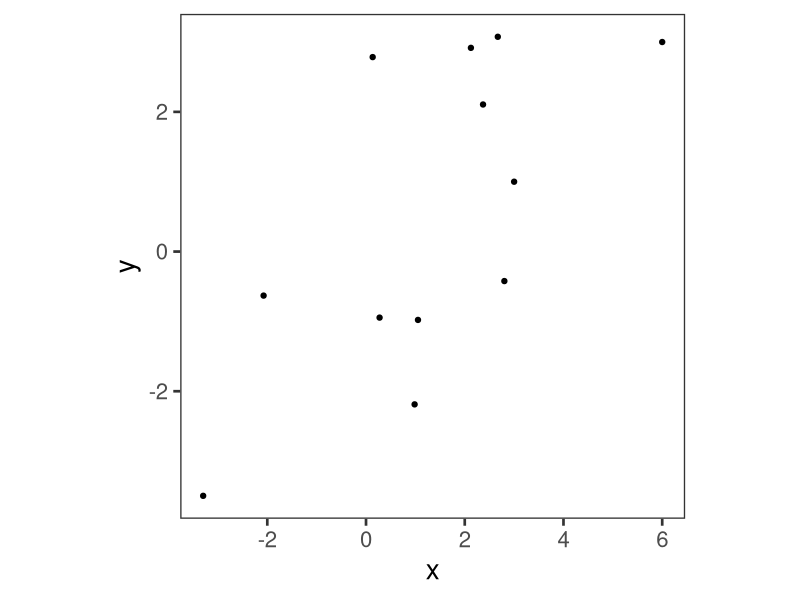
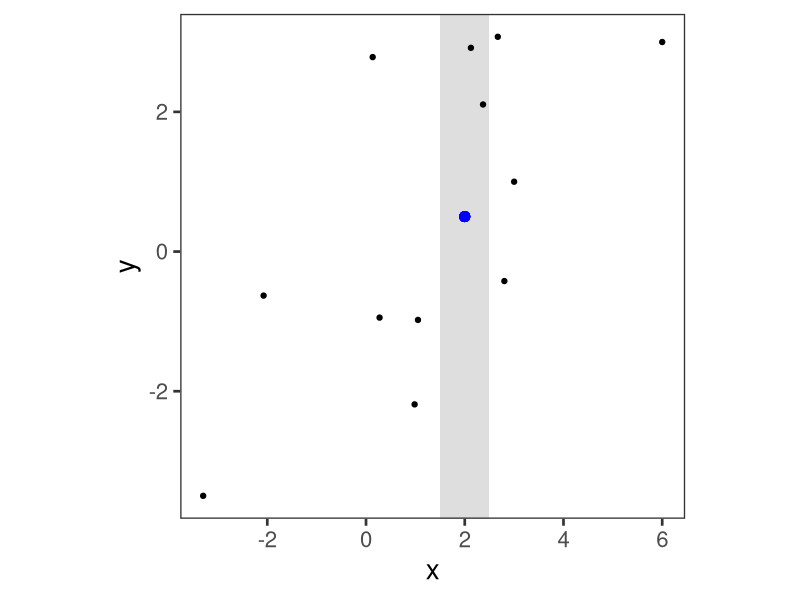
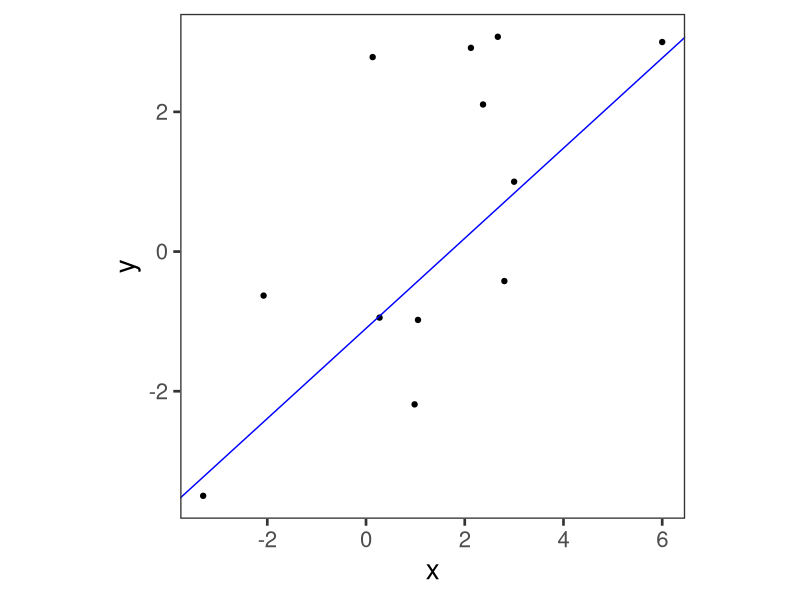
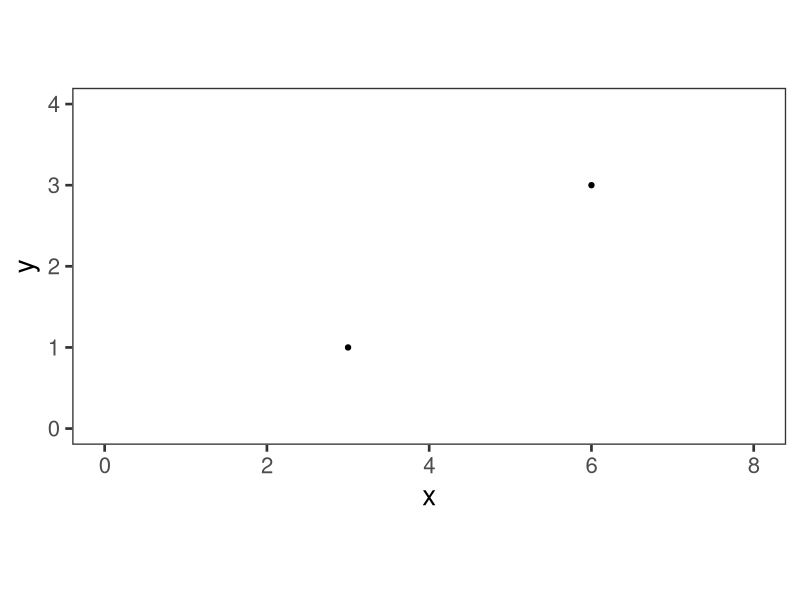
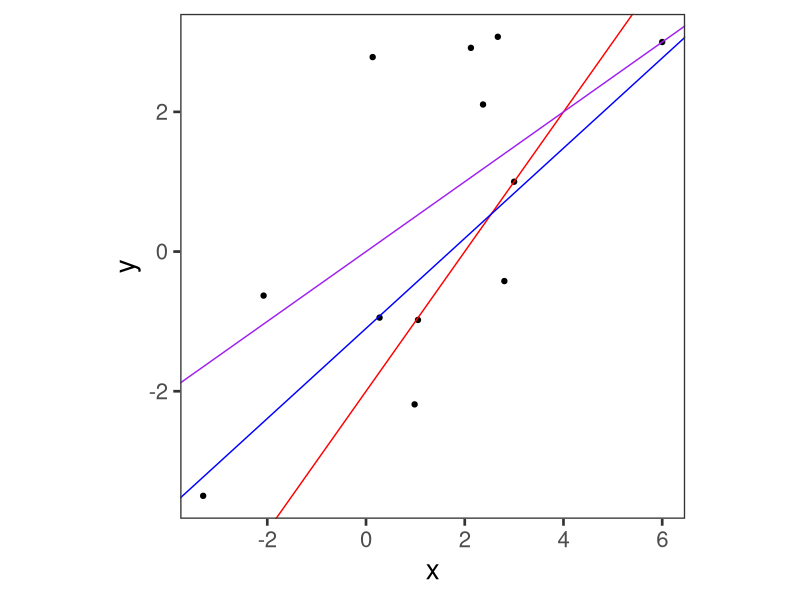
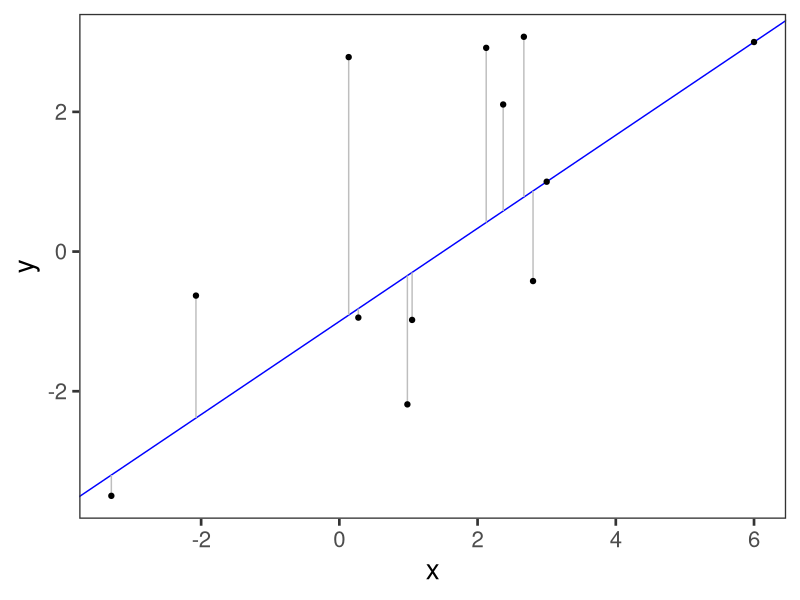
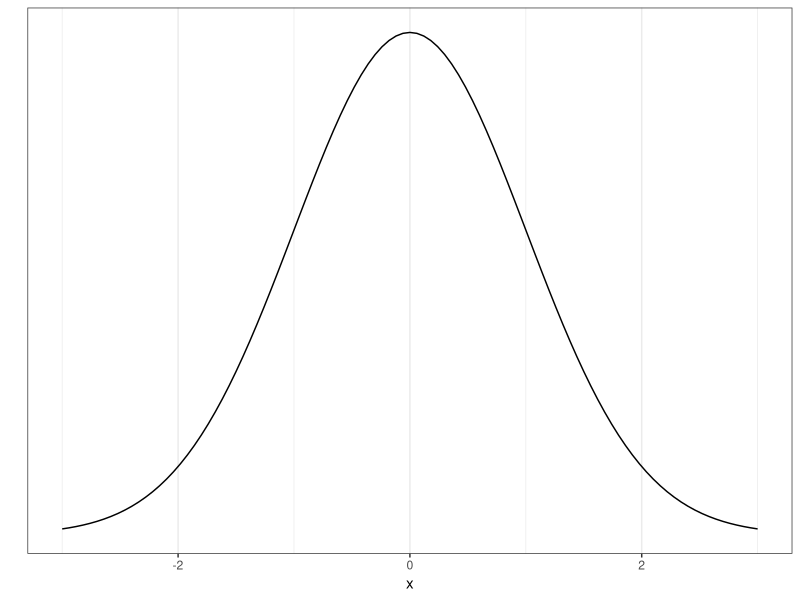
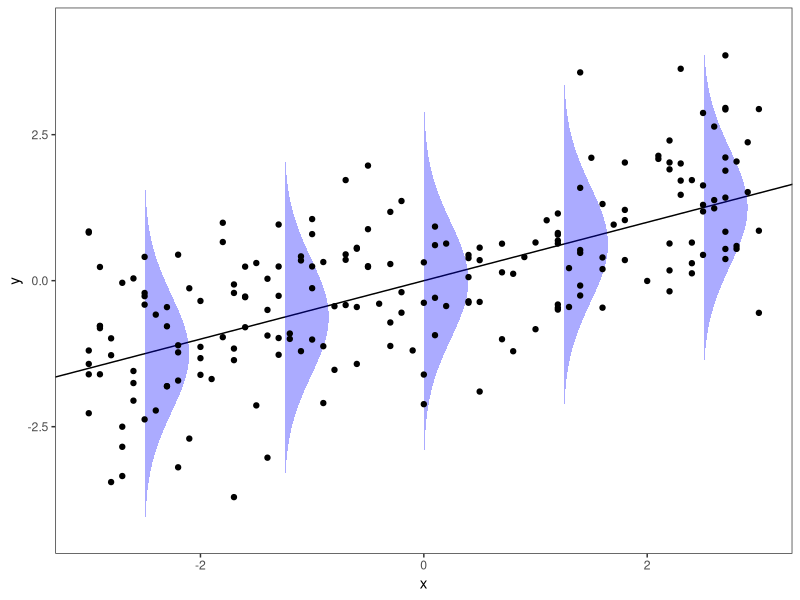

Here is the R script that generated these plots, in order: (Note: this script raises an error after producing the figures.)
## ---- chunk 1

## ---- chunk 2
library(tidyverse)
# library(xaringanthemer)
knitr::opts_chunk$set(dev.args = list(bg = 'transparent'), echo=F)
## ---- chunk 3


standardize <- function(x){
  (x-mean(x))/sd(x)
}


N <- 10

set.seed(13312)

dfsim <- tibble(
  x = rnorm(N, 2, 2),
  y = -1 + 2/3*x + rnorm(N, 0, 2)
) %>% 
  # mutate(x = x*2, y = y*2) %>% 
  bind_rows(
    tribble(
      ~x, ~y,
      3, 1,
      6, 3
    )
  )

dfsim %>% 
  ggplot(aes(x=x, y=y)) + 
  geom_point() +
  theme(aspect.ratio=1) +
  theme_bw(base_size = 20) +
  theme(
    panel.grid=element_blank(), 
    aspect.ratio=1
    ) +
  scale_x_continuous(breaks = c(-2, 0, 2, 4, 6, 8))
## ---- chunk 4

dfsim %>% 
  ggplot(aes(x=x, y=y)) + 
  annotate("rect", xmin=1.5, xmax=2.5, ymin=-Inf, ymax=Inf, alpha=.5, fill="grey") +
  geom_point() +
  geom_point(aes(x=2, y = .5), size=3, color="blue") +
  # geom_segment(aes(x = 2, xend=2, y=.5, yend=-Inf), linetype="dashed", color="red") +
  theme(aspect.ratio=1) +
  theme_bw(base_size = 20) +
  theme(
      panel.grid=element_blank(), 
      aspect.ratio=1
  ) +
  scale_x_continuous(breaks = c(-2, 0, 2, 4, 6, 8))
## ---- chunk 5

dfsim %>% 
  ggplot(aes(x=x, y=y)) + 
  geom_point() +
  geom_abline(intercept = -1.1, slope = 2/3.1, color="blue") + # slightly off
  theme(aspect.ratio=1) +
  theme_bw(base_size = 20) +
  theme(
      panel.grid=element_blank(), 
      aspect.ratio=1
  ) +
  scale_x_continuous(breaks = c(-2, 0, 2, 4, 6, 8))
## ---- chunk 6
dfsim %>%
  tail(2) %>% 
  ggplot(aes(x=x, y=y)) + 
  geom_point() +
  # geom_abline(intercept = -1.1, slope = 2/3.1, color="blue") + # slightly off
  theme(aspect.ratio=1) +
  theme_bw(base_size = 20) +
  theme(
      panel.grid=element_blank(), 
      aspect.ratio=.5
  ) +
  scale_x_continuous(breaks = c(-2, 0, 2, 4, 6, 8)) +
  xlim(0, 8) +
  ylim(0, 4)
## ---- chunk 7
dfsim %>% 
  ggplot(aes(x=x, y=y)) + 
  geom_point() +
  geom_abline(intercept = -2, slope = 1, color="red") + # slightly off
  geom_abline(intercept = -1.1, slope = 2/3.1, color="blue") + # slightly off
  geom_abline(intercept = 0, slope = .5, color="purple") + # slightly off
  theme(aspect.ratio=1) +
  theme_bw(base_size = 20) +
  theme(
      panel.grid=element_blank(), 
      aspect.ratio=1
  ) +
  scale_x_continuous(breaks = c(-2, 0, 2, 4, 6, 8))
## ---- chunk 8

dfsim %>% 
    mutate(predy = x*2/3 + -1) %>% 
  ggplot(aes(x=x, y=y)) +
  geom_abline(slope = 2/3, intercept = -1, color="blue" ) +
  geom_segment(aes(xend=x, yend=predy), color="grey") +
  geom_point() +
  # theme(aspect.ratio=1)
  # ggplot(aes(x=x, y=y)) + 
  # geom_point() +
  # geom_abline(intercept = -2, slope = 1, color="red") + # slightly off
  # geom_abline(intercept = -1.1, slope = 2/3.1, color="blue") + # slightly off
  # geom_abline(intercept = 0, slope = .5, color="purple") + # slightly off
  # theme(aspect.ratio=1) +
  theme_bw(base_size = 20) +
  theme(
      panel.grid=element_blank(),
      # aspect.ratio=1
  ) +
  scale_x_continuous(breaks = c(-2, 0, 2, 4, 6, 8))

# rand10 %>% 
#   mutate(predy = x) %>% 
#   ggplot(aes(x=x, y=y)) + 
#   geom_abline(slope = 1, intercept = 0, color="blue" ) +
#   geom_segment(aes(xend=x, yend=predy), color="grey") +
#   geom_point() +
#   theme(aspect.ratio=1)
## ---- chunk 9
ggplot(data = data.frame(x = c(-3, 3)), aes(x)) +
  stat_function(fun = dnorm, n = 101, args = list(mean = 0, sd = 1)) + ylab("") +
  scale_y_continuous(breaks = NULL) +
  theme_bw()
## ---- chunk 10
## borrowed from:
## https://stackoverflow.com/a/62553817/8297546
set.seed(234524)
x <- seq(-2.5,2.5,length.out=5)
y <- x*0.5

# x <- x - mean(x)
# y <- y - mean(y)

df <- data.frame(x, y)

# For every row in `df`, compute a rotated normal density centered at `y` and shifted by `x`
curves <- lapply(seq_len(NROW(df)), function(i) {
  mu <- df$y[i]
  range <- mu + c(-3, 3)
  seq <- seq(range[1], range[2], length.out = 100)
  data.frame(
    x = 1 * dnorm(seq, mean = mu) + df$x[i],
    y = seq,
    grp = i
  )
})

# Combine above densities in one data.frame
curves <- do.call(rbind, curves)

sim_obs_data <- tibble(
  x = sample(seq(-3,3,.1), size=200, replace=T),
  y = x*.5 + rnorm(200, 0, 1)
)

ggplot(mapping=aes(x, y)) +
  # geom_line() +
  geom_abline(slope=.5, intercept=0) +
  # The path draws the curve
  # geom_path(data = curves, aes(x=x, group = grp)) +
  # The polygon does the shading. We can use `oob_squish()` to set a range.
  geom_polygon(data = curves, aes(x=x, group = grp), alpha=.33, fill="blue") +
  geom_point(data = sim_obs_data) +
  theme_bw() +
  theme(panel.grid = element_blank())
## ---- chunk 11
data("Howell1")
head(Howell1)
